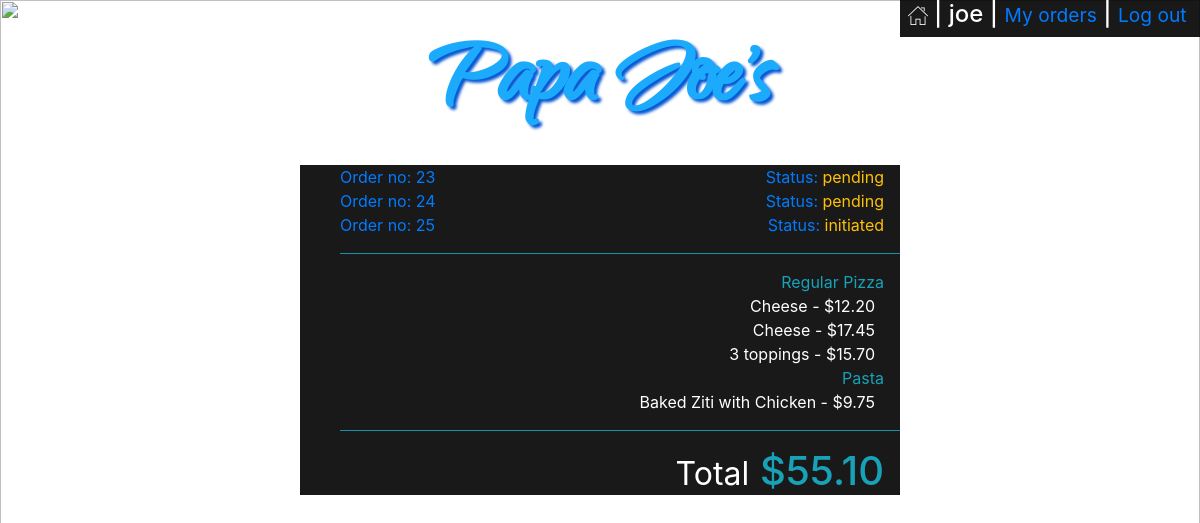
/my_orders/23 (signed in), run on the app's committed database.
### orders/models.py (models this page shows, shortened)
class User_order(models.Model):
    user=models.ForeignKey(User,on_delete=models.CASCADE)
    order_number=models.IntegerField()
    topping_allowance=models.IntegerField(default=0)
    status=models.CharField(max_length=64,default='initiated')

class Order2(models.Model):
    user=models.ForeignKey(User,on_delete=models.CASCADE)
    number=models.IntegerField()
    category=models.CharField(max_length=64,null=True)
    name=models.CharField(max_length=64)
    price=models.DecimalField(max_digits=4,decimal_places=2)
    def __str__(self):
        return f"{self.name} - ${self.price} "

### orders/views.py (the view)
# urls.py: path("my_orders/<str:order_number>", views.my_orders, name="my_orders"),
def my_orders(request,order_number):
    context = {
        "Checkout":Order2.objects.filter(user=request.user,number=order_number),
        "Checkout_category":Order2.objects.filter(user=request.user,number=order_number).values_list('category').distinct(),
        "Total":list(Order2.objects.filter(user=request.user,number=order_number).aggregate(Sum('price')).values())[0],
        "user":request.user,
        "Category": Category.objects.all(),
        "Order_number":order_number,
        "All_orders":User_order.objects.filter(user=request.user),
        "Status":User_order.objects.get(user=request.user,order_number=order_number).status
    }
    return render(request,"my_orders.html",context)

### orders/templates/my_orders.html (shortened to what this page needs)
<!DOCTYPE html>
<html style="height:100%">
<head>
    {% load static %}
    <link rel="stylesheet" type="text/css" href="{% static 'styles.css' %}">
    <link rel="stylesheet" href="https://maxcdn.bootstrapcdn.com/bootstrap/4.1.3/css/bootstrap.min.css">
</head>
<body style="height:100%">
    {% if Category %}
    <div id='username'>
        <h4 class='px-2' ><a href="{% url 'index' %}"><img src="{% static 'home.png' %}"></a> |
            {{user.username}} |
            {% if not user.is_superuser %}
            <small><a href="{% url 'my_orders' Order_number %}">My orders</a></small> |
            {% endif %}
            <small><a href="{% url 'logout' %}"> Log out&nbsp;</a></small>
        </h4>
    </div>
    {% endif %}
    <p id='logo' class='text-center m-0 font-weight-bold'><a href="{% url 'index' %}">Papa Joe's</a></p>
    <div id='my_orders_container' class='w-50 mx-auto'>
        <div class=' text-left pr-3'>
            <ul >
                {% for number in All_orders%}
                <a href="{% url 'my_orders' number.order_number %}"><li ><span>Order no: {{number.order_number}}</span><span class='float-right'>Status: <span class='text-warning'>{{number.status}}</span></span></li></a>
                {% endfor %}
            </ul>
        </div>
        <ul>
            <hr class='bg-info'>
            {% for check_cat in Checkout_category %}
                <li class='text-info text-right pr-3'>{{check_cat|cut:"("|cut:")"|cut:","|cut:"'"}}</li>
                {% for row in Checkout %}
                {% if row.category == check_cat|cut:"("|cut:")"|cut:","|cut:"'"  %}
                <li class='pr-3 text-right'>{{row}}&nbsp;</li>
                {% endif %}
                {% endfor %}
            {% endfor %}
            <hr class='bg-info'>
            <li class='text-info text-right pr-3 '><h1><small class='text-white'>Total</small> ${{Total|floatformat:2}}</h1></li>
        </ul>
    </div>
</body>
</html>

### orders/static/styles.css (style rules this page uses)
#logo { padding:0px; font-family: webLogo ; font-size: 110px; text-shadow: 3px 3px 3px rgb(5, 87, 211); }
#logo a:link, #place_order:link, #confirm_order:link { color:rgb(28, 170, 253); }
#center_box,#username { background-color: rgba(0, 0, 0, 0.9); color: white; }
#username { position: absolute; right: 0; }
li { list-style-type: none; }
#my_orders_container { background-color: rgba(0, 0, 0, 0.9); color: white; }

### data on the page
User_order: order_number "23", status "pending"
User_order: order_number "24", status "pending"
User_order: order_number "25", status "initiated"
Order2: name+price "Cheese - $12.20"
Order2: name+price "Cheese - $17.45"
Order2: name+price "3 toppings - $15.70"
Order2: name+price "Baked Ziti with Chicken - $9.75"

### other printed values
{{ user.username }} "joe"
{{ check_cat|cut:"("|cut:")"|cut:","|cut:"'" }} "Regular Pizza" "Pasta"
{{ Total|floatformat:2 }} "55.10"
